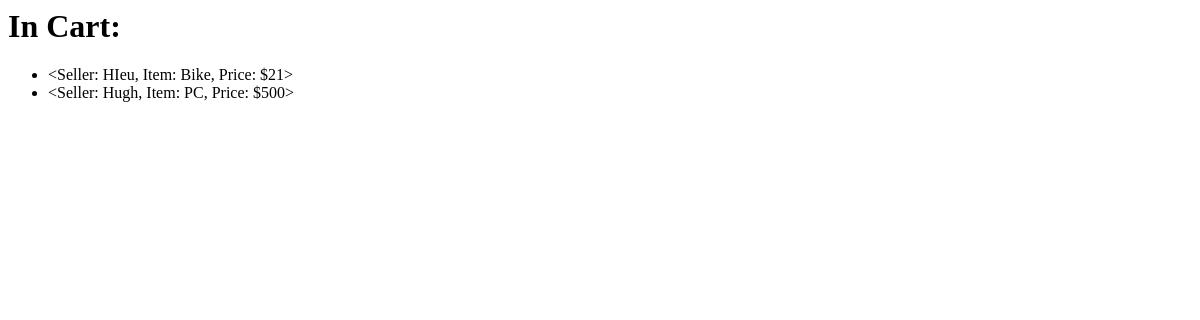
Before: /cart/ with the older database file.
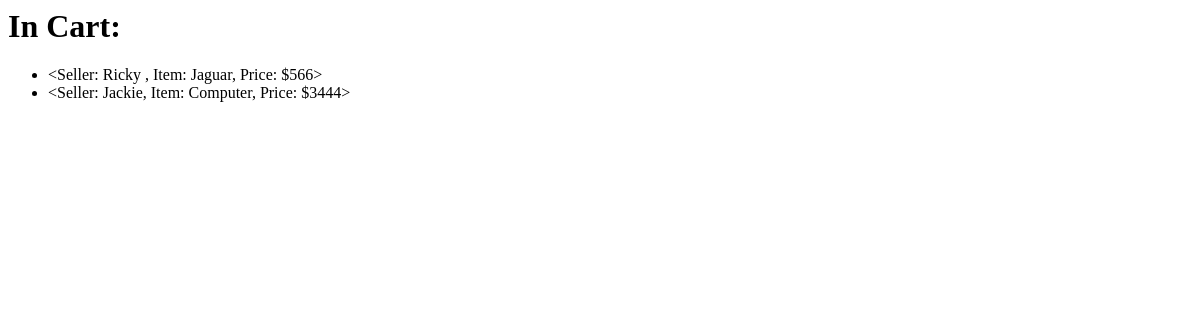
After: the same page with the newer database file.
### app/models.py (models this page shows)
class CartItem(db.Model):
    id = db.Column(db.Integer, primary_key=True)
    itemname = db.Column(db.String(256))
    seller = db.Column(db.String(64), db.ForeignKey('user.username'))
    price = db.Column(db.Integer)
    def __repr__(self):
        return f'''<Seller: {self.seller}, Item: {self.itemname},
                    Price: ${self.price}>'''

### app/routes.py (the view)
@myapp_obj.route('/cart/')
def cart():
    return render_template('cart.html', cart=CartItem.query.all())

### app/templates/cart.html
<html>
	<head>
	</head>
	<body>
		<h1> In Cart: </h1>
		{% if cart %}
		<ul>
		{% for item in cart %}
		<li>
			{{ item }}
		</li>
		{% endfor %}
		</ul>
		{% endif %}
	</body>
</html>

Changed rows visible on the page:
removed CartItem: seller+itemname+price "<Seller: HIeu, Item: Bike, Price: $21>"
added CartItem: seller+itemname+price "<Seller: Ricky , Item: Jaguar, Price: $566>"
changed CartItem: seller+itemname+price "<Seller: Hugh, Item: PC, Price: $500>" → "<Seller: Jackie, Item: Computer, Price: $3444>"
